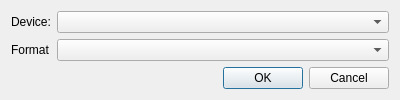
<?xml version="1.0" encoding="UTF-8"?>
<ui version="4.0">
 <class>DeviceDialog</class>
 <widget class="QDialog" name="DeviceDialog">
  <property name="geometry">
   <rect>
    <x>0</x>
    <y>0</y>
    <width>400</width>
    <height>95</height>
   </rect>
  </property>
  <property name="windowTitle">
   <string>Dialog</string>
  </property>
  <layout class="QVBoxLayout" name="verticalLayout">
   <item>
    <layout class="QFormLayout" name="formLayout">
     <item row="0" column="0">
      <widget class="QLabel" name="deviceLabel">
       <property name="text">
        <string>Device:</string>
       </property>
      </widget>
     </item>
     <item row="0" column="1">
      <widget class="QComboBox" name="mDevice"/>
     </item>
     <item row="1" column="0">
      <widget class="QLabel" name="formatLabel">
       <property name="text">
        <string>Format</string>
       </property>
      </widget>
     </item>
     <item row="1" column="1">
      <widget class="QComboBox" name="mFormat"/>
     </item>
    </layout>
   </item>
   <item>
    <widget class="QDialogButtonBox" name="buttonBox">
     <property name="orientation">
      <enum>Qt::Horizontal</enum>
     </property>
     <property name="standardButtons">
      <set>QDialogButtonBox::Cancel|QDialogButtonBox::Ok</set>
     </property>
    </widget>
   </item>
  </layout>
 </widget>
 <resources/>
 <connections>
  <connection>
   <sender>buttonBox</sender>
   <signal>accepted()</signal>
   <receiver>DeviceDialog</receiver>
   <slot>accept()</slot>
   <hints>
    <hint type="sourcelabel">
     <x>248</x>
     <y>254</y>
    </hint>
    <hint type="destinationlabel">
     <x>157</x>
     <y>274</y>
    </hint>
   </hints>
  </connection>
  <connection>
   <sender>buttonBox</sender>
   <signal>rejected()</signal>
   <receiver>DeviceDialog</receiver>
   <slot>reject()</slot>
   <hints>
    <hint type="sourcelabel">
     <x>316</x>
     <y>260</y>
    </hint>
    <hint type="destinationlabel">
     <x>286</x>
     <y>274</y>
    </hint>
   </hints>
  </connection>
 </connections>
</ui>
